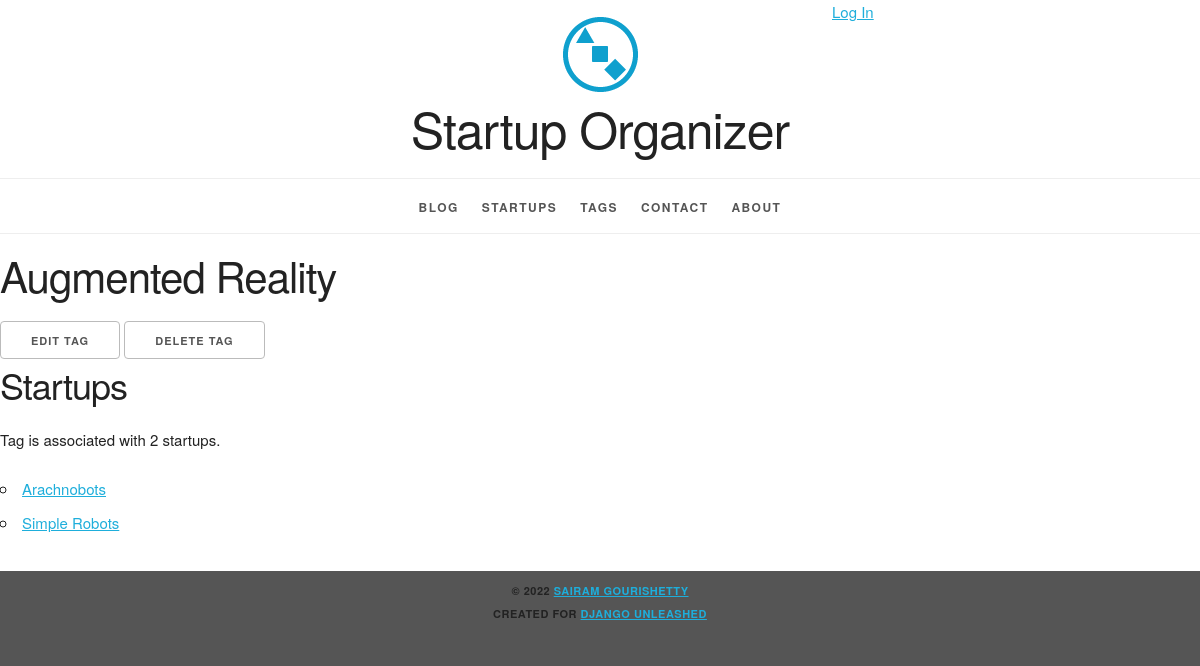
Screenshot of /tag/augmented-reality/ with the database file from the repository.
### organizer/models.py (models this page shows, shortened)
class Tag(models.Model):
    name = models.CharField(max_length=31, unique=True)
    slug = models.SlugField(max_length=31, unique=True, help_text='A label for URL config. ')
    class Meta:
        ordering = ['name']  # order the instances by name
    def get_update_url(self):
        return reverse(
            'organizer_tag_update', kwargs={'slug': self.slug}
        )
    def get_delete_url(self):
        return reverse(
            'organizer_tag_delete', kwargs={'slug': self.slug}
        )

class Startup(models.Model):
    name = models.CharField(max_length=31, db_index=True)   # index automatically in the database
    slug = models.SlugField(max_length=31, unique=True, help_text='A label for URL config. ')   #unique fields are automatically indexed
    description = models.TextField()
    founded_date = models.DateField('date founded')
    contact = models.EmailField()
    website = models.URLField(max_length=255)
    tags = models.ManyToManyField(Tag, blank=True)
    class Meta:
        ordering = ['name']
        get_latest_by = 'founded_date'
    def get_absolute_url(self):
        return reverse('organizer_startup_detail', kwargs={'slug': self.slug})

### organizer/templates/organizer/tag_detail.html (shortened to what this page needs)
{% extends parent_template|default:"organizer/base_organizer.html" %}
{% block org_content %}
  <h2>{{ tag.name|title }}</h2>
    <ul class="inline">
        <li>
          <a
              href="{{ tag.get_update_url }}"
              class="button">
            Edit Tag</a></li>
        <li>
          <a
              href="{{ tag.get_delete_url }}"
              class="button">
            Delete Tag</a></li>
    </ul>
  {% if tag.startup_set.all %}
    <section>
      <h3>Startup{{ tag.startup_set.count|pluralize }}</h3>
      <p>
        Tag is associated with
        {{ tag.startup_set.count }}
        startup{{ tag.startup_set.count|pluralize }}.
      </p>
      <ul>
        {% for startup in tag.startup_set.all %}
          <li><a href="{{ startup.get_absolute_url }}">
            {{ startup.name }}
          </a></li>
        {% endfor %}
      </ul>
    </section>
  {% endif %}
{% endblock %}

### static/site/skeleton.css (style rules this page uses)
html { font-size: 62.5%; }
body { font-size: 1.5em; line-height: 1.6; font-weight: 400; font-family: "Raleway", "HelveticaNeue", "Helvetica Neue", Helvetica, Arial, sans-serif; color: #222; }
h1, h2, h3, h4, h5, h6 { margin-top: 0; margin-bottom: 2rem; font-weight: 300; }
h2 { font-size: 3.6rem; line-height: 1.25; letter-spacing: -.1rem; }
h3 { font-size: 3.0rem; line-height: 1.3; letter-spacing: -.1rem; }
@media (min-width: 550px) { h2 { font-size: 4.2rem; } }
@media (min-width: 550px) { h3 { font-size: 3.6rem; } }
p { margin-top: 0; }
a { color: #1EAEDB; }
.button, button, input[type="submit"], input[type="reset"], input[type="button"] { display: inline-block; height: 38px; padding: 0 30px; color: #555; text-align: center; font-size: 11px; font-weight: 600; line-height: 38px; letter-spacing: .1rem; text-transform: uppercase; text-decoration: none; white-space: nowrap; background-color: transparent; border-radius: 4px; border: 1px solid #bbb; cursor: pointer; box-sizing: border-box; }
ul { list-style: circle inside; }
ol, ul { padding-left: 0; margin-top: 0; }
li { margin-bottom: 1rem; }
button, .button { margin-bottom: 1rem; }
pre, blockquote, dl, figure, table, p, ul, ol, form { margin-bottom: 2.5rem; }

### static/site/style.css (style rules this page uses)
html { height: 100%; background-color: #555; }
body { background-color: white; }
.inline { list-style-type: none; padding: 0; margin: 0 0 -0.5em; }
.inline li { display: inline; }

### rows the page displays
Tag: name "Augmented Reality", startup_set.count "2"
Startup: name "Arachnobots"
Startup: name "Simple Robots"
